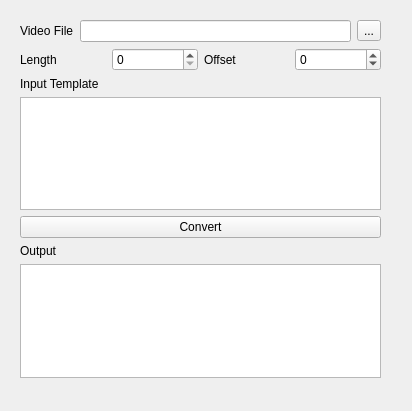
<?xml version="1.0" encoding="UTF-8"?>
<ui version="4.0">
 <class>Slicer</class>
 <widget class="QWidget" name="Slicer">
  <property name="geometry">
   <rect>
    <x>0</x>
    <y>0</y>
    <width>412</width>
    <height>411</height>
   </rect>
  </property>
  <property name="windowTitle">
   <string>Form</string>
  </property>
  <widget class="QWidget" name="verticalLayoutWidget">
   <property name="geometry">
    <rect>
     <x>20</x>
     <y>20</y>
     <width>361</width>
     <height>358</height>
    </rect>
   </property>
   <layout class="QVBoxLayout" name="verticalLayout">
    <item>
     <layout class="QHBoxLayout" name="horizontalLayout_2">
      <property name="topMargin">
       <number>0</number>
      </property>
      <item>
       <widget class="QLabel" name="label">
        <property name="text">
         <string>Video File</string>
        </property>
       </widget>
      </item>
      <item>
       <widget class="QLineEdit" name="fileNameEdit"/>
      </item>
      <item>
       <widget class="QToolButton" name="openFileButton">
        <property name="text">
         <string>...</string>
        </property>
       </widget>
      </item>
     </layout>
    </item>
    <item>
     <layout class="QHBoxLayout" name="horizontalLayout">
      <item>
       <widget class="QLabel" name="label_4">
        <property name="text">
         <string>Length</string>
        </property>
       </widget>
      </item>
      <item>
       <widget class="QSpinBox" name="inputLength">
        <property name="minimum">
         <number>0</number>
        </property>
        <property name="maximum">
         <number>2147483647</number>
        </property>
        <property name="value">
         <number>0</number>
        </property>
       </widget>
      </item>
      <item>
       <widget class="QLabel" name="label_5">
        <property name="text">
         <string>Offset</string>
        </property>
       </widget>
      </item>
      <item>
       <widget class="QSpinBox" name="inputOffset">
        <property name="minimum">
         <number>-2147483647</number>
        </property>
        <property name="maximum">
         <number>2147483647</number>
        </property>
       </widget>
      </item>
     </layout>
    </item>
    <item>
     <widget class="QLabel" name="label_2">
      <property name="text">
       <string>Input Template</string>
      </property>
     </widget>
    </item>
    <item>
     <widget class="QTextEdit" name="templateInput"/>
    </item>
    <item>
     <widget class="QPushButton" name="convertButton">
      <property name="text">
       <string>Convert</string>
      </property>
     </widget>
    </item>
    <item>
     <widget class="QLabel" name="label_3">
      <property name="text">
       <string>Output</string>
      </property>
     </widget>
    </item>
    <item>
     <widget class="QTextEdit" name="textOuput"/>
    </item>
   </layout>
  </widget>
 </widget>
 <resources/>
 <connections/>
</ui>
